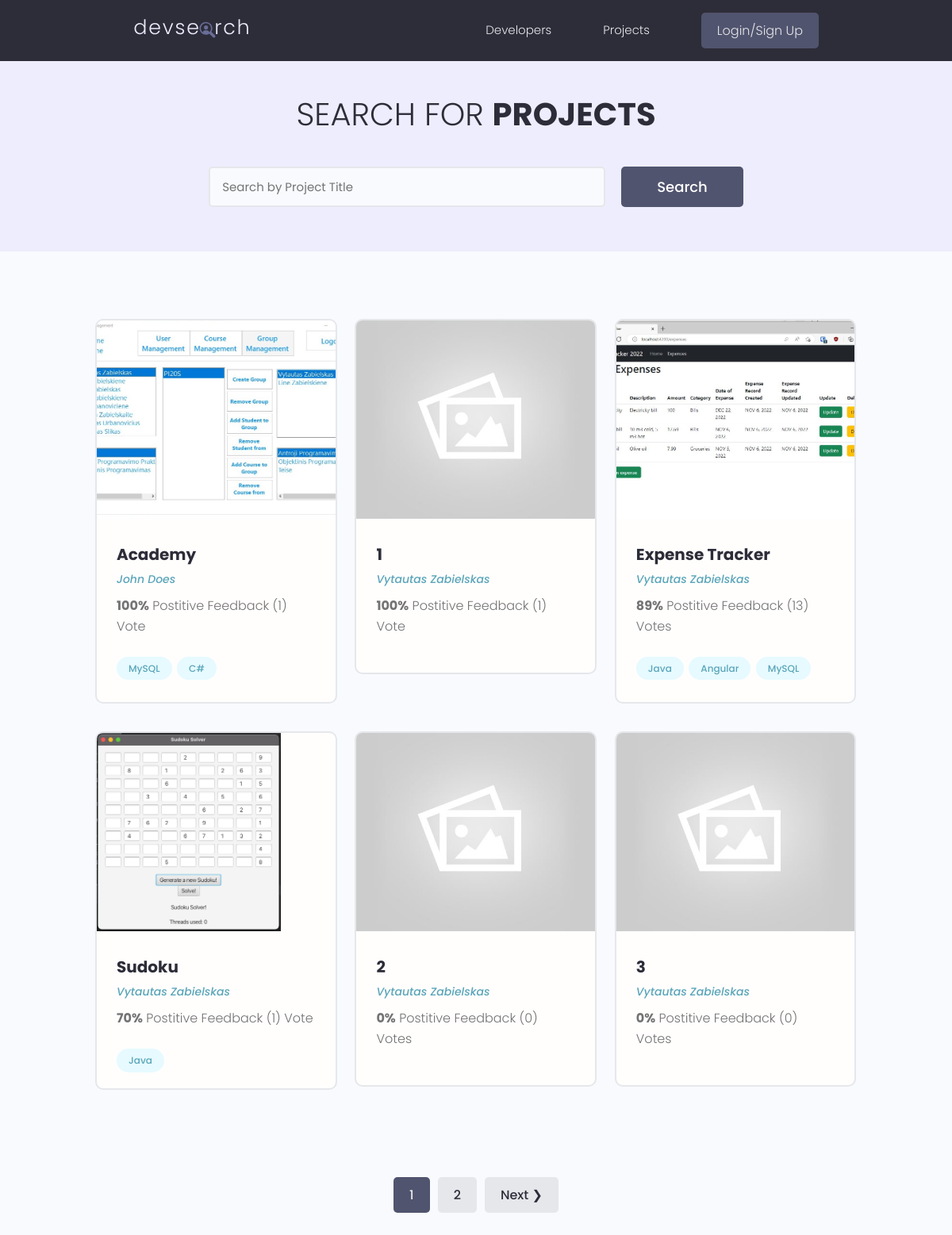
The page /projects/ on the database as committed earlier.
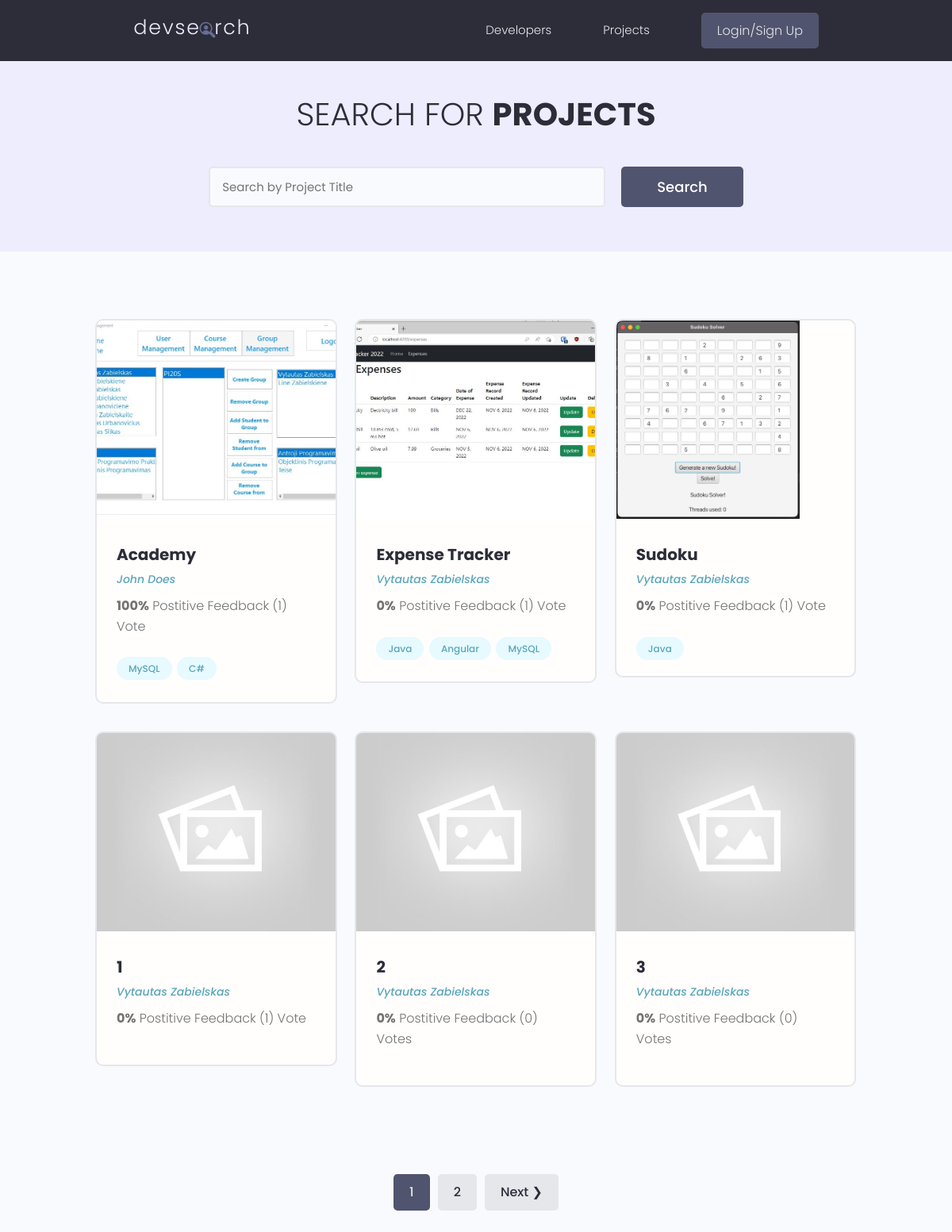
The same page on the database as committed later.
### projects/models.py (models this page shows, shortened)
class Project(models.Model):
    owner = models.ForeignKey(Profile, null=True, blank=True, on_delete=models.SET_NULL)
    title = models.CharField(max_length=200)
    description = models.TextField(null=True, blank=True)
    featured_image = models.ImageField(null=True, blank=True, default="default.jpg")
    demo_link = models.CharField(max_length=2000, null=True, blank=True)
    source_link = models.CharField(max_length=2000, null=True, blank=True)
    tags = models.ManyToManyField("Tag", blank=True)
    vote_total = models.IntegerField(default=0, null=True, blank=True)
    vote_ratio = models.IntegerField(default=0, null=True, blank=True)
    created = models.DateTimeField(auto_now_add=True)
    id = models.UUIDField(default=uuid.uuid4, unique=True, primary_key=True, editable=False)
    class Meta:
        ordering = ["-vote_ratio", "-vote_total"]

class Tag(models.Model):
    name = models.CharField(max_length=200)
    created = models.DateTimeField(auto_now_add=True)
    id = models.UUIDField(default=uuid.uuid4, unique=True, primary_key=True, editable=False)
    def __str__(self):
        return self.name

### users/models.py (models this page shows, shortened)
class Profile(models.Model):
    user = models.OneToOneField(User, on_delete=models.CASCADE, null=True, blank=True)
    name = models.CharField(max_length=200, null=True, blank=True)
    email = models.EmailField(max_length=500, null=True, blank=True)
    username = models.CharField(max_length=200, null=True, blank=True)
    location = models.CharField(max_length=200, null=True, blank=True)
    short_intro = models.CharField(max_length=200, null=True, blank=True)
    bio = models.TextField(null=True, blank=True)
    profile_image = models.ImageField(null=True, blank=True, upload_to="profiles/", default="profiles/user-default.png")
    social_github = models.CharField(max_length=200, null=True, blank=True)
    social_twitter = models.CharField(max_length=200, null=True, blank=True)
    social_linkedin = models.CharField(max_length=200, null=True, blank=True)
    social_youtube = models.CharField(max_length=200, null=True, blank=True)
    social_website = models.CharField(max_length=200, null=True, blank=True)
    created = models.DateTimeField(auto_now_add=True)
    id = models.UUIDField(default=uuid.uuid4, unique=True, primary_key=True, editable=False)

### projects/views.py (the view)
# urls.py: path("projects/", views.getProjects),
def projects(request):
    projects, search_query = searchProjects(request)
    custom_range, projects = paginateProjects(request, projects, 6)
    context = {"projects" : projects, "search_query" : search_query, "custom_range" : custom_range}
    return render(request, "projects/projects.html", context)

### projects/utils.py (called while the page is built)
def paginateProjects(request, projects, results):
    page = request.GET.get("page")
    paginator = Paginator(projects, results)
    try:
        projects = paginator.page(page)
    except PageNotAnInteger:
        page = 1
        projects = paginator.page(page)
    except EmptyPage:
        page = paginator.num_pages
        projects = paginator.page(page)
    leftIndex = (int(page) - 1)
    if leftIndex < 1:
        leftIndex = 1
    rightIndex = (int(page) + 2)
    if rightIndex > paginator.num_pages:
        rightIndex = paginator.num_pages + 1
    custom_range = range(leftIndex, rightIndex)
    return custom_range, projects

def searchProjects(request):
    search_query = ""
    if request.GET.get("search_query"):
        search_query = request.GET.get("search_query")
    tags = Tag.objects.filter(name__icontains=search_query)
    projects = Project.objects.distinct().filter(
        Q(title__icontains=search_query) |
        Q(description__icontains=search_query) |
        Q(owner__name__icontains=search_query) |
        Q(tags__in=tags)
    )
    return projects, search_query

### projects/templates/projects/projects.html (shortened to what this page needs)
{% extends "main.html" %} {% block content %}
<main class="projects">
    <section class="hero-section text-center">
        <div class="container container--narrow">
            <div class="hero-section__box">
                <h2>Search for <span>Projects</span></h2>
            </div>
            <div class="hero-section__search">
                <form id="searchForm" class="form" action="{% url 'projects' %}" method="get">
                    <div class="form__field">
                        <input class="input input--text" id="formInput#search" type="text" name="search_query" placeholder="Search by Project Title" value="{{search_query}}" />
                    </div>
                    <input class="btn btn--sub btn--lg" type="submit" value="Search" />
                </form>
            </div>
        </div>
    </section>
    <section class="projectsList">
        <div class="container">
            <div class="grid grid--three">
                {% for project in projects %}
                <div class="column">
                    <div class="card project">
                        <a href="{% url 'project' project.id %}" class="project">
                            <img class="project__thumbnail" src="{{project.featured_image.url}}" alt="project thumbnail" />
                            <div class="card__body">
                                <h3 class="project__title">{{project.title}}</h3>
                                <p>
                                    <a class="project__author" href="{%url 'user-profile' project.owner.id%}">{{project.owner.name}}</a>
                                </p>
                                <p class="project--rating">
                                    <span style="font-weight: bold">{{project.vote_ratio}}%</span>
                                    Postitive Feedback ({{project.vote_total}}) Vote{{project.vote_total|pluralize:"s"}}
                                </p>
                                <div class="project__tags">
                                    {% for tag in project.tags.all %}
                                    <span class="tag tag--pill tag--main">
                                        <small>{{ tag }}</small>
                                    </span>
                                    {% endfor %}
                                </div>
                            </div>
                        </a>
                    </div>
                </div>
                {% endfor %}
            </div>
        </div>
    </section>
    {% include "pagination.html" with queryset=projects custom_range=custom_range %}
</main>
{% endblock content %}

### templates/main.html (shortened to what this page needs)
<!DOCTYPE html>
{% load static %}
<html>
    <head>
        <link rel="stylesheet" href="https://cdnjs.cloudflare.com/ajax/libs/material-design-iconic-font/2.2.0/css/material-design-iconic-font.min.css"/>
        <link rel="stylesheet" href="{% static 'uikit/styles/uikit.css' %}" />
        <link rel="stylesheet" href="{% static 'styles/app.css' %}" />
    </head>
    <body>
        {%include "navbar.html"%}
        {%block content%}
        {%endblock content%}
    </body>
</html>

### templates/navbar.html (shortened to what this page needs)
{%load static%}
<header class="header">
    <div class="container container--narrow">
        <a href="{%url 'profiles'%}" class="header__logo">
            <img src="{%static 'images/logo.svg'%}" alt="DevSearch Logo" />
        </a>
        <nav class="header__nav">
            <ul class="header__menu">
                <li class="header__menuItem"><a href="{%url 'profiles'%}">Developers</a></li>
                <li class="header__menuItem"><a href="{%url 'projects'%}">Projects</a></li>
                {%if request.user.is_authenticated%}
                <li class="header__menuItem"><a href="{%url 'inbox'%}">Inbox</a></li>
                <li class="header__menuItem"><a href="{%url 'account'%}">Account</a></li>
                <li class="header__menuItem"><a href="{%url 'logout' %}" class="btn btn--sub">Logout</a></li>
                {%else%}
                <li class="header__menuItem"><a href="{%url 'login' %}" class="btn btn--sub">Login/Sign Up</a></li>
                {%endif%}
            </ul>
        </nav>
    </div>
</header>

### templates/pagination.html (shortened to what this page needs)
{% if queryset.has_other_pages %}
<div class="pagination">
    <ul class="container">
        {% for page in custom_range %}
        {% if page == queryset.number%}
        <li><a href="?page={{page}}" class="btn page-link btn--sub" data-page="{{page}}">{{page}}</a></li>
        {% else %}
        <li><a href="?page={{page}}" class="btn page-link" data-page="{{page}}">{{page}}</a></li>
        {% endif %}
        {% endfor %}
        {% if queryset.has_next %}
        <li><a href="?page={{queryset.next_page_number}}" class="btn page-link"
                data-page="{{queryset.next_page_number}}">Next &#10095;</a></li>
        {% endif %}
    </ul>
</div>
{% endif %}

### static/styles/app.css (style rules this page uses)
:root { --color-sub: #2d2d39; }
.btn--sub { background-color: var(--color-sub-light); }
.card { border: 2px solid var(--color-light); }
img { width: 100%; }
.header { position: sticky; z-index: 111; background-color: var(--color-sub); padding: 1.5rem 0; }
.header > .container { display: flex; justify-content: space-between; align-items: center; }
.header__logo > img { height: 3.8rem; }
.header__nav > ul { display: inline-flex; align-items: center; list-style: none; gap: 6.5rem; }
.header__menuItem > a { color: var(--color-light); font-weight: 300; }
.hero-section { height: 40vh; display: flex; align-items: center; background-color: var(--color-sub); }
.hero-section__box { margin-bottom: 4rem; }
.hero-section__box > h2, .hero-section__box > h2 > span { font-size: 4rem; color: var(--color-light); line-height: 1.3; text-transform: uppercase; }
.hero-section__box > h2 { font-weight: 300; }
.hero-section__box > h2 > span { font-weight: 700; }
.hero-section__search > .form { display: flex; align-items: center; justify-content: center; gap: 2rem; }
.hero-section__search > .form input.input--text { width: 50rem; }
.pagination { margin-top: 8rem; margin-bottom: 10rem; }
.pagination > ul { flex-wrap: wrap; list-style: none; display: flex; align-items: center; justify-content: center; gap: 1rem; }
.pagination .btn { color: var(--color-sub); }
.pagination .btn.btn--sub { color: var(--color-light); }
.project__author { font-size: 1.4rem; font-style: italic; }
.project--rating { margin-bottom: 1.6em; margin-top: .5em; }
.projects > .hero-section { background: var(--color-sub-lighter); height: 30vh; }
.projects .hero-section__box { margin-bottom: 2.5rem; }
.projects .hero-section__box > h2 { color: var(--color-sub); }
.projects .hero-section__box > h2 > span { font-weight: 700; color: var(--color-sub); }
.projectsList { margin-top: 8rem; }
.project__thumbnail { height: 25rem; object-fit: cover; object-position: top center; }
.project__title { font-size: 2rem; font-weight: 700; color: var(--color-sub); }

### static/uikit/styles/modules/_variables.css (style rules this page uses)
:root { --color-main: #5aa5b9; --color-main-light: #e6faff; --color-sub: #3f4156; --color-sub-light: #51546e; --color-sub-lighter: #ededfd; --color-text: #737373; --color-gray: #8b8b8b; --color-light: #e5e7eb; --color-light-gray: #767676; --color-bg: #f8fafd; --color-white: #fffefd; --color-white-light: #f3f3f3; --color-success: #359e64; --color-success-bg: #def8e8; --color-error: #fc4b0b; --color-error-bg: #fff2ee; --font-base: 'Poppins', arial, helvetica, 'Segoe UI', roboto, ubuntu, sans-serif; --font-monospace: 'Fira Code', 'Courier New', courier, monospace; --font-regular: 300; --font-medium: 500; --font-bold: 700; --generic-shadow: 1px 1px 5px #00000010; --generic-transition: all 0.3s ease-in-out; }

### static/uikit/styles/modules/_base.css (style rules this page uses)
* { margin: 0; padding: 0; box-sizing: border-box; text-rendering: optimizeLegibility; color: inherit; font-size: inherit; }
html { font-size: 50%; }
@media only screen and (min-width: 480px) { html { font-size: 56.25%; } }
@media only screen and (min-width: 1200px) { html { font-size: 62.5%; } }
body { line-height: 1.6; font-weight: 400; font-size: 1.5rem; color: var(--color-text); background-color: var(--color-bg); min-height: 100vh; }

### static/uikit/styles/modules/_typography.css (style rules this page uses)
* { font-family: var(--font-base); }
h2 { font-size: 3.6rem; font-weight: var(--font-bold); }
h3 { font-size: 3.2rem; font-weight: var(--font-medium); }
p, span, strong { font-size: 1.6rem; color: var(--color-text); font-weight: var(--font-regular); }
a { padding-bottom: 2px; text-decoration: none; display: inline-block; color: var(--color-main); font-weight: var(--font-medium); }

### static/uikit/styles/modules/_utilities.css (style rules this page uses)
.container { width: 92%; max-width: 165rem; margin: 0 auto; box-sizing: border-box; }
.container--narrow { width: 92%; max-width: 120rem; }
@media screen and (min-width: 1000px) { .container { width: 90%; } }
@media screen and (min-width: 1000px) { .container--narrow { width: 85%; } }
@media screen and (min-width: 1200px) { .container { width: 80%; } }
@media screen and (min-width: 1200px) { .container--narrow { width: 72%; } }
.text-center { text-align: center; }

### static/uikit/styles/modules/_card.css (style rules this page uses)
.card { border-radius: 1rem; background-color: var(--color-white); border: 1.5px solid var(--color-light); width: auto; height: auto; margin-top: 0.5rem; margin-bottom: 0.5rem; overflow: hidden; }
.card__body, .card__header { padding: 2rem 2.5rem; }

Rows that differ between the two databases and show on the page:
changed Project "Expense Tracker": vote_ratio "89" → "0"; vote_total "13" → "1"
changed Project "Sudoku": vote_ratio "70" → "0"
changed Project (number 4 of 6 on the later page): vote_ratio "100" → "0"; moves down the list
